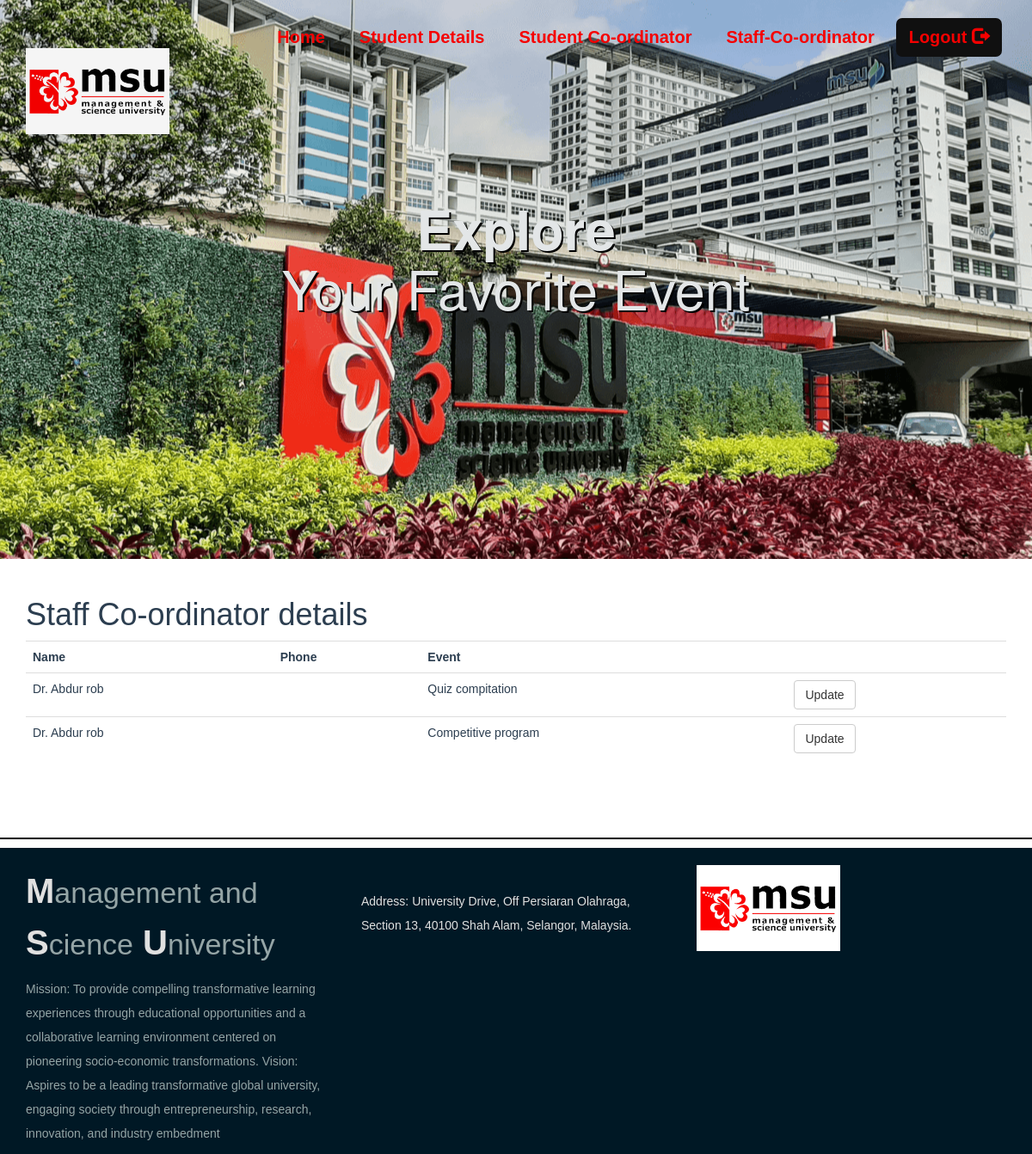
The page /Staff_cordinator.php on the database its author committed.
### tables this page shows
CREATE TABLE `staff_coordinator` (
  `stid` int(11) NOT NULL,
  `name` varchar(100) NOT NULL,
  `phone` varchar(10) DEFAULT NULL,
  `event_id` int(11) DEFAULT NULL
);

CREATE TABLE `events` (
  `event_id` int(11) NOT NULL,
  `event_title` varchar(50) NOT NULL,
  `event_price` int(11) DEFAULT NULL,
  `participents` int(100) DEFAULT 0,
  `img_link` text NOT NULL,
  `type_id` int(11) DEFAULT NULL
);

### Staff_cordinator.php (the view, shortened to what this page needs)
<?php
include_once 'classes/db1.php';
$result = mysqli_query($conn,"SELECT * FROM staff_coordinator s ,events e where e.event_id= s.event_id");
?>
<!DOCTYPE html>
<html>
<head>
        <?php require 'utils/styles.php'; ?>
    </head>
<body><?php include 'utils/adminHeader.php'?>
<div class = "content">
<div class = "container">
<h1>Staff Co-ordinator details</h1>
<?php
if (mysqli_num_rows($result) > 0) {
?>
 <table class="table table-hover" >
  <tr>
    <th>Name</th>
    <th>Phone</th>
    <th>Event</th>
    <th></th>
  </tr>
<?php
while($row = mysqli_fetch_array($result)) {
?>
<tr>
    <td><?php echo $row["name"]; ?></td>
    <td><?php echo $row["phone"]; ?></td>
    <td><?php echo $row["event_title"]; ?></td>
    <td> <?php echo '<a  href="updateStaff.php?id='.$row['event_id'].'" class = "btn btn-default"> Update</a>'?></td>
</tr>
<?php
}
?>
</table>
 <?php
}
else{
    echo "No result found";
}
?>
</div>
</div>
 </body>
 <?php include 'utils/footer.php';?>
</html>

### css/style.css (style rules this page uses)
body { overflow-x: hidden; }
.content { font-family: Arial, Helvetica, sans-serif; color: #2C3E50; }

### rows shown on the page
staff_coordinator: name "Dr. Abdur rob", event.event_title "Quiz compitation"
staff_coordinator: name "Dr. Abdur rob", event.event_title "Competitive program"
